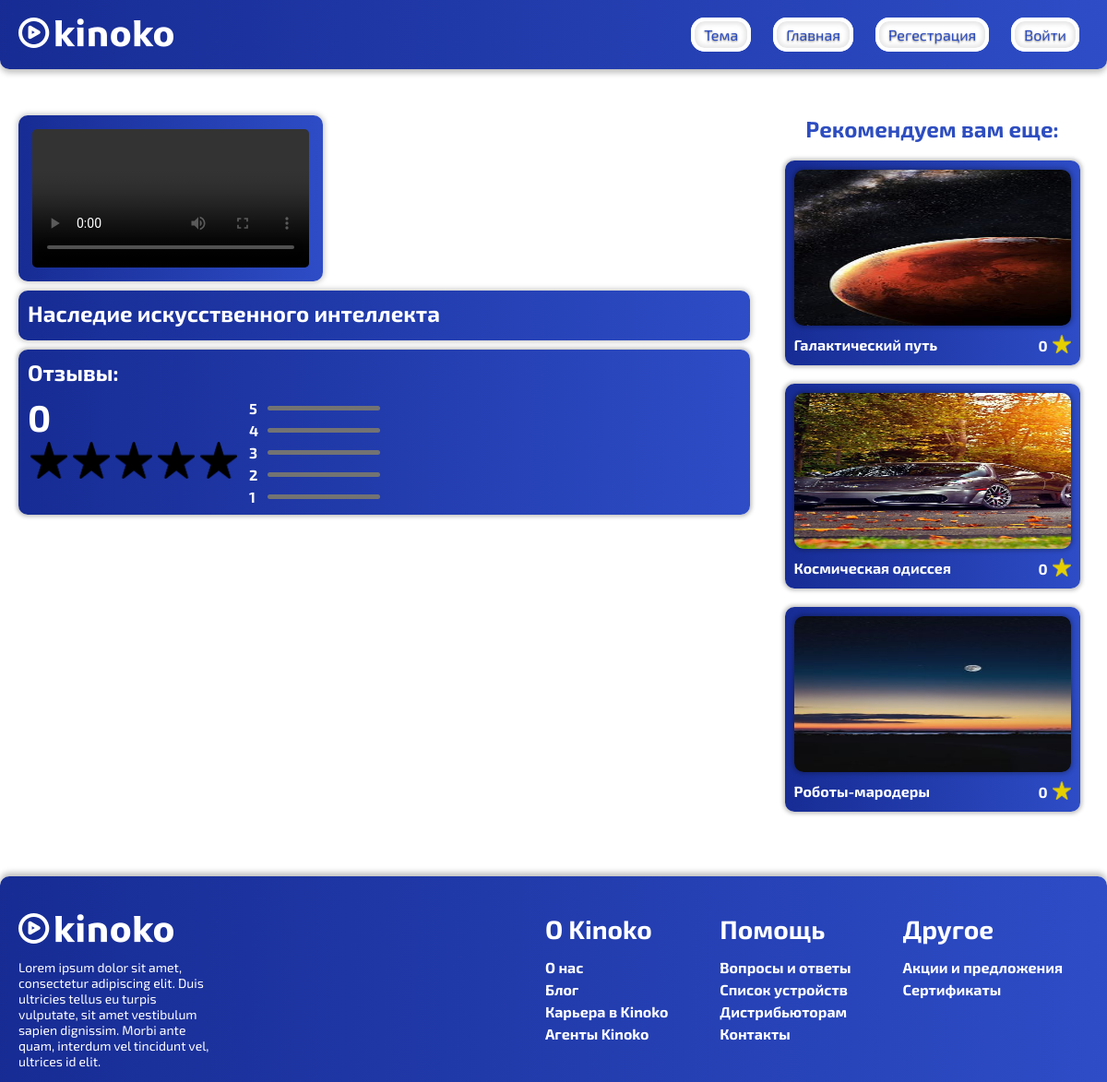
/pages/film.php?name=Наследие искусственного интеллекта, run on the app's committed database.
### tables this page shows
CREATE TABLE `films` (
  `id` int NOT NULL,
  `name` text NOT NULL,
  `rating` float NOT NULL,
  `genre` text NOT NULL
);

### pages/film.php (the view, shortened to what this page needs)
<?php
include 'init.php';
?>
<!DOCTYPE html>
<html>
<head>
    <link rel="stylesheet" type="text/css" href="../assets/css/FilmStyle.css">
    <link rel="stylesheet" type="text/css" href="../assets/css/darkstyle.css">
</head>
<body class="<?php if($_SESSION['theme']=="dark") {echo 'dark_body';}?>">
<?php
include 'header.php';
?>
<?php
if (isset($_GET['name'])) {
?>
<main>
    <div class="container">
        <div class="blocks_wrapper">
            <div class="block_left">
                <div class="film_wrapper">
                        <div class="film <?php if($_SESSION['theme']=="dark") {echo 'dark';}?>">
                            <?php
                            if (isset($_SESSION['auth'])) {
                            echo "<video controls class=\"empty_film\">
                    <source src=\"../films/{$_GET['name']}/film.mp4\" type=\"video/mp4\" />
                    Download the
                    <a href=\"../films/{$_GET['name']}/film.mp4\">MP4</a>
            </video>";
                            } else {
                                echo "<video controls class=\"empty_film\">
                    <source src=\"../films/{$_GET['name']}/trailer.mp4\" type=\"video/mp4\" />
                    Download the
                    <a href=\"../films/{$_GET['name']}/trailer.mp4\">MP4</a>
            </video></h2>";
                            }
                            ?>
                        </div>
                </div>
                <div class="desc_film <?php if($_SESSION['theme']=="dark") {echo 'dark';}?>">
                    <?php
                        echo "<h2>{$_GET['name']}</h2>";
                    ?>
                </div>
            <?php
            }
            ?>
                <div class="reviews <?php if($_SESSION['theme']=="dark") {echo 'dark';}?>">
                    <h2>Отзывы:</h2>
                    <div class="menu_review">
                        <div class="stars_wrapper">
                            <div class="reviews_stars">
                                <?php
                                $query = "SELECT * FROM films WHERE name='{$_GET['name']}'";
                                $result = mysqli_query($link, $query) or die(mysqli_error($link));
                                $film = mysqli_fetch_assoc($result);
                                $genre = $film['genre'];
                                $rating = round($film['rating'], 1);
                                 echo "<h2>$rating</h2>";
                                ?>
                                <div class="stars">
                                    <?php
                                    $b = -0.5;
                                        for ($i = 0; $i < 5; $i++) {
                                            echo "<div class=\"star\">";
                                            $b += 0.5;
                                            if ($b < $rating) {
                                                echo "<img src=\"../assets/img/StarYellowLeft.png\">";
                                            } else {
                                                echo "<img src=\"../assets/img/StarBlackLeft.png\">";
                                            }
                                            $b += 0.5;
                                            if ($b < $rating) {
                                                echo "<img src=\"../assets/img/StarYellowRight.png\">";
                                            } else {
                                                echo "<img src=\"../assets/img/StarBlackRight.png\">";
                                            }
                                            echo "</div>";
                                        }
                                    ?>
                                </div>
                            </div>
                            <div class="wrapper_counters">
                                <div class="wrapper_counter">
                                    <p>5</p>
                                    <div class="counter_bg">
                                    </div>
                                </div>
                                <div class="wrapper_counter">
                                    <p>4</p>
                                    <div class="counter_bg">
                                    </div>
                                </div>
                                <div class="wrapper_counter">
                                    <p>3</p>
                                    <div class="counter_bg">
                                    </div>
                                </div>
                                <div class="wrapper_counter">
                                    <p>2</p>
                                    <div class="counter_bg">
                                    </div>
                                </div>
                                <div class="wrapper_counter">
                                    <p>1</p>
                                    <div class="counter_bg">
                                    </div>
                                </div>
                            </div>
                        </div>
                    </div>
                    <?php
                    $query = "SELECT * FROM feedbacks WHERE name_film='{$_GET['name']}'";
                    $result = mysqli_query($link, $query) or die(mysqli_error($link));
                    if (!empty($result)) {
                        for ($data=[]; $row = mysqli_fetch_assoc($result); $data[] = $row);
                    ?>
                    <?php
                    }
                    ?>
                </div>
            </div>
            <div class="block_right">
                <h2 class="light_text <?php if($_SESSION['theme']=="dark") {echo 'dark_theme_text';}?>">Рекомендуем вам еще: </h2>
                <?php
                $query = "SELECT * FROM films WHERE genre='$genre'";
                $result = mysqli_query($link, $query) or die(mysqli_error($link));
                for ($data=[]; $row = mysqli_fetch_assoc($result); $data[] = $row);
                foreach ($data as $film) {
                    if ($film['name'] !== $_GET['name']) {
                        $rating = round($film['rating'], 1);
                        echo "
                                    <div class=\"item ";
                if ($_SESSION['theme'] == "dark") {
                    echo 'dark';
                }
                echo "\">
                                    <img class='poster' src='/films/{$film['name']}/poster.png' width='300' height='169' alt=''>
                                    <div class='film_info'>
                                        <p>{$film['name']}</p>
                                        <div class='rating_film'>
                                            <p>$rating</p>
                                            <div class=\"star_film\"><img src=\"../assets/img/StarYellow.png\"></div>
                                        </div>
                                    </div>
                                    <a href=\"/pages/film.php?name={$film['name']}\"></a>
                                </div>";
                    }
                }
                ?>
            </div>
        </div>
    </div>
</main>
<?php
include 'footer.php';
?>
</body>
</html>

### assets/css/FilmStyle.css (style rules this page uses)
html, body { margin: 0px; padding: 0px; }
.container { margin: 0 122px; position: relative; }
.blocks_wrapper { display: flex; justify-content: space-between; margin: 50px 0; }
.block_left { flex-grow: 2; }
.poster { background: linear-gradient(91.04deg, #13268B -16.91%, #3B60E4 159.03%); box-shadow: 0px 0px 4px 2px rgba(0, 0, 0, 0.25); border-radius: 10px; }
.film_wrapper { display: flex; flex-grow: 2; }
.film { background: linear-gradient(91.04deg, #13268B -16.91%, #3B60E4 159.03%); box-shadow: 0px 0px 6px 1px rgba(0, 0, 0, 0.25); border-radius: 10px; display: flex; justify-content: center; align-items: center; padding: 15px; }
.empty_film { max-width: 100%; border-radius: 5px; }
.block_right { display: flex; flex-direction: column; align-items: center; border-radius: 10px; margin: 0 0 0 28px; max-width: 339px; width: 100%; font-family: "Exo 2"; color: white; }
.light_text { margin: 0; color: #2D4DC0; }
.desc_film { background: linear-gradient(91.04deg, #13268B -16.91%, #3B60E4 159.03%); box-shadow: 0px 0px 6px 1px rgba(0, 0, 0, 0.25); border-radius: 10px; font-family: "Exo 2"; color: white; padding: 10px; margin: 10px 0 0 0; }
.desc_film h2 { margin: 0 0 5px 0; }
.menu_review { display: flex; justify-content: space-between; align-items: center; }
.star img { width: 20px; }
.star { min-width: 40px; margin: 3px; }
.stars { display: flex; align-items: center; }
.stars_wrapper { margin: 10px 0 0 0; display: flex; }
.wrapper_counters { margin: 0 0 0 10px; }
.wrapper_counter { display: flex; margin: 5px 0 0 0; align-items: center; justify-content: space-between; }
.wrapper_counter p { margin: 0 10px 0 0; font-weight: 700; }
.reviews_stars h2 { font-size: 40px; }
.counter_bg { width: 122px; height: 5px; background: #737373; border-radius: 3.5px; position: relative; }
.reviews { background: linear-gradient(91.04deg, #13268B -16.91%, #3B60E4 159.03%); box-shadow: 0px 0px 4px 2px rgba(0, 0, 0, 0.25); border-radius: 10px; color: white; font-family: "Exo 2"; padding: 10px; margin: 10px 0 0 0; }
.reviews h2 { margin: 0; }
.item { max-height: 427px; background: linear-gradient(91.04deg, #13268B -16.91%, #3B60E4 159.03%); box-shadow: 0px 0px 4px 2px rgba(0, 0, 0, 0.25); border-radius: 10px; padding: 10px; position: relative; display: flex; flex-direction: column; margin: 0 0 20px 0; transition: 0.2s ease; z-index: 0; }
.film_info { display: flex; justify-content: space-between; }
.rating_film { display: flex; justify-content: space-between; align-items: center; margin: 10px 0 0 0; }
.star_film img { width: 20px; height: 20px; }
.item:first-of-type { margin: 20px 0 20px 0; }
.item p { font-family: 'Exo 2'; font-weight: 700; color: white; margin: 11px 0 0 0; }
.rating_film p { margin: 0 5px 0 0; }
.item a, .item_chanr a { position: absolute; display: block; top: 0; left: 0; width: 100%; height: 100%; z-index: 1; }
@media (max-width: 1280px) { .container { margin: 0 20px; } }

### data on the page
films: rating "0"
films: name (picture), name "Галактический путь", rating "0"
films: name (picture), name "Космическая одиссея", rating "0"
films: name (picture), name "Роботы-мародеры", rating "0"

### other printed values
$_GET['name'] "Наследие искусственного интеллекта"
